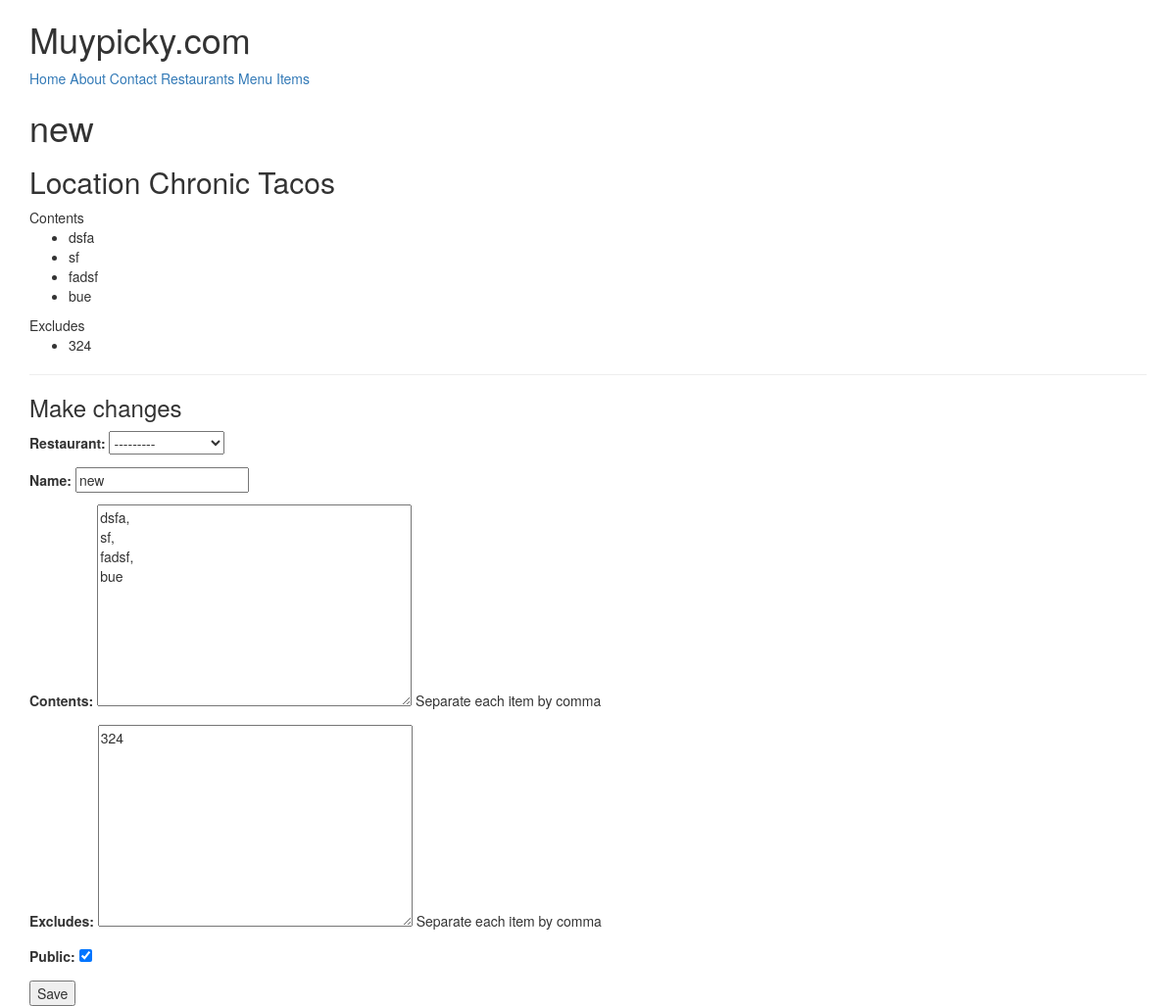
The app's page /items/5/ (signed in) with its own data.
### menus/models.py (models this page shows, shortened)
class Item(models.Model):
    user        = models.ForeignKey(settings.AUTH_USER_MODEL)
    restaurant  = models.ForeignKey(Restaurant)
    name        = models.CharField(max_length=120)
    contents    = models.TextField(help_text='Separate each item by comma')
    excludes    = models.TextField(blank=True, null=True, help_text='Separate each item by comma')
    public      = models.BooleanField(default=True)
    timestamp   = models.DateTimeField(auto_now_add=True)
    updated     = models.DateTimeField(auto_now=True)
    class Meta:
        ordering = ['-updated', '-timestamp']
    def get_contents(self):
        return self.contents.split(",")
    def get_excludes(self):
        return self.excludes.split(",")

### restaurants/models.py (models this page shows, shortened)
class Restaurant(models.Model):
    owner           = models.ForeignKey(User) # class_instance.model_set.all()
    name            = models.CharField(max_length=120)
    location        = models.CharField(max_length=120, null=True, blank=True)
    category        = models.CharField(max_length=120, null=True, blank=True, validators=[validate_category])
    timestamp       = models.DateTimeField(auto_now_add=True)
    updated         = models.DateTimeField(auto_now=True)
    slug            = models.SlugField(null=True, blank=True)
    objects = RestaurantManager()
    def __str__(self):
        return self.name

### menus/views.py (the view)
# urls.py: url(r'^(?P<pk>\d+)/$', ItemUpdateView.as_view(), name='detail'),
class ItemUpdateView(LoginRequiredMixin, UpdateView):
    template_name = 'menus/detail-update.html'
    form_class = ItemForm
    def get_queryset(self):
        return Item.objects.filter(user=self.request.user)
    def get_context_data(self, *args, **kwargs):
        context = super(ItemUpdateView, self).get_context_data(*args, **kwargs)
        context['title'] = 'Update Item'
        return context
    def get_form_kwargs(self):
        kwargs = super(ItemUpdateView, self).get_form_kwargs()
        kwargs['user'] = self.request.user
        return kwargs

### menus/forms.py
class ItemForm(forms.ModelForm):
    class Meta:
        model = Item
        fields = [
            'restaurant',
            'name',
            'contents',
            'excludes',
            'public'
        ]
    def __init__(self, user=None, *args, **kwargs):
        print(user)
        super(ItemForm, self).__init__(*args, **kwargs)
        self.fields['restaurant'].queryset = Restaurant.objects.filter(owner=user, item__isnull=True)#.exclude(item__isnull=False)

### restaurants/models.py (called while the page is built)
    def get_queryset(self):
        return RestaurantQuerySet(self.model, using=self._db)

### menus/templates/menus/detail-update.html (shortened to what this page needs)
{% extends "base.html" %}
{% block content %}
<h1>{{ form.instance.name }}</h1>
<h2> Location {{ form.instance.restaurant.name }}</h2>
{% if form.instance.contents %}
Contents
<ul>
{% for item in form.instance.get_contents %}
<li>{{ item }}</li>
{% endfor %}
</ul>
{% endif %}
{% if form.instance.excludes %}
Excludes
<ul>
{% for item in form.instance.get_excludes %}
<li>{{ item }}</li>
{% endfor %}
</ul>
{% endif %}
<hr/>
<h3>Make changes</h3>
{% include 'snippets/form-snippet.html' with form=form %}
{% endblock %}

### templates/snippets/form-snippet.html (shortened to what this page needs)
<form method='POST'> {% csrf_token %}
    {{ form.as_p }}
<button type="submit">Save</button>
</form>

### records on screen
Item: instance.name "new", instance.restaurant.name "Chronic Tacos", get_excludes "324", restaurant "---------", contents "dsfa, sf, fadsf, bue", excludes "324", public "☑"
Restaurant: name "new"

### other values on screen
{{ item }} "dsfa" "sf" "fadsf" "bue"
